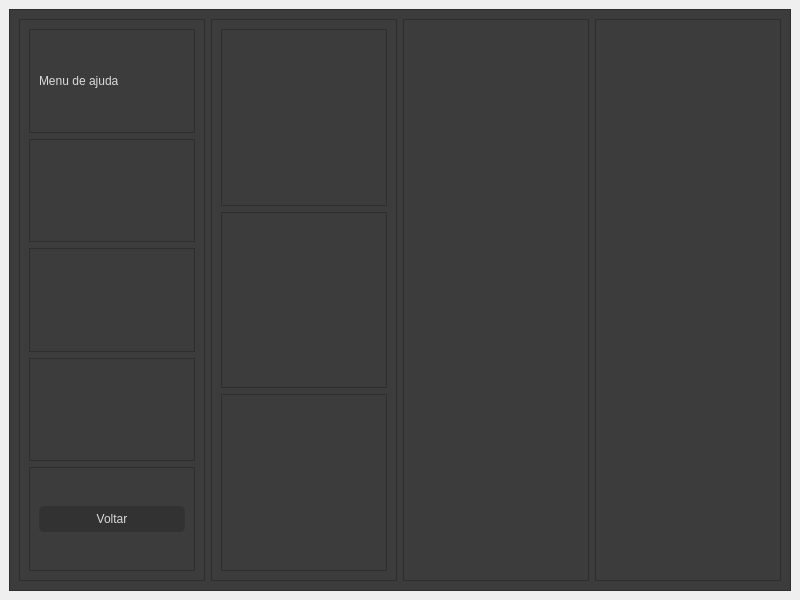
<?xml version="1.0" encoding="UTF-8"?>
<ui version="4.0">
 <class>tela_ajuda</class>
 <widget class="QMainWindow" name="tela_ajuda">
  <property name="geometry">
   <rect>
    <x>0</x>
    <y>0</y>
    <width>800</width>
    <height>600</height>
   </rect>
  </property>
  <property name="windowTitle">
   <string>Ajuda</string>
  </property>
  <widget class="QWidget" name="centralwidget">
   <layout class="QVBoxLayout" name="verticalLayout">
    <item>
     <widget class="QFrame" name="frame">
      <property name="styleSheet">
       <string notr="true">font: 12pt &quot;MS Shell Dlg 2&quot;;
color: rgb(218, 218, 218);
background-color: rgb(60, 60, 60);</string>
      </property>
      <property name="frameShape">
       <enum>QFrame::StyledPanel</enum>
      </property>
      <property name="frameShadow">
       <enum>QFrame::Raised</enum>
      </property>
      <layout class="QHBoxLayout" name="horizontalLayout">
       <item>
        <widget class="QFrame" name="frame_2">
         <property name="frameShape">
          <enum>QFrame::StyledPanel</enum>
         </property>
         <property name="frameShadow">
          <enum>QFrame::Raised</enum>
         </property>
         <layout class="QVBoxLayout" name="verticalLayout_4">
          <item>
           <widget class="QFrame" name="frame_10">
            <property name="frameShape">
             <enum>QFrame::StyledPanel</enum>
            </property>
            <property name="frameShadow">
             <enum>QFrame::Raised</enum>
            </property>
            <layout class="QVBoxLayout" name="verticalLayout_5">
             <item>
              <widget class="QLabel" name="label_3">
               <property name="text">
                <string>Menu de ajuda</string>
               </property>
              </widget>
             </item>
            </layout>
           </widget>
          </item>
          <item>
           <widget class="QFrame" name="frame_13">
            <property name="frameShape">
             <enum>QFrame::StyledPanel</enum>
            </property>
            <property name="frameShadow">
             <enum>QFrame::Raised</enum>
            </property>
           </widget>
          </item>
          <item>
           <widget class="QFrame" name="frame_8">
            <property name="frameShape">
             <enum>QFrame::StyledPanel</enum>
            </property>
            <property name="frameShadow">
             <enum>QFrame::Raised</enum>
            </property>
           </widget>
          </item>
          <item>
           <widget class="QFrame" name="frame_11">
            <property name="frameShape">
             <enum>QFrame::StyledPanel</enum>
            </property>
            <property name="frameShadow">
             <enum>QFrame::Raised</enum>
            </property>
           </widget>
          </item>
          <item>
           <widget class="QFrame" name="frame_12">
            <property name="frameShape">
             <enum>QFrame::StyledPanel</enum>
            </property>
            <property name="frameShadow">
             <enum>QFrame::Raised</enum>
            </property>
            <layout class="QVBoxLayout" name="verticalLayout_6">
             <item>
              <widget class="QPushButton" name="pushButton">
               <property name="styleSheet">
                <string notr="true">QPushButton {
    font: 15pt &quot;MS Shell Dlg 2&quot;;
    color: rgb(218, 218, 218);
    background-color: rgb(50, 50, 50);
    border-style: outset;
    border-width: 0px;
    border-color: beige;
    border-radius: 5px;
    padding: 6px;
}

QPushButton:hover {
    background-color: rgb(88, 88, 88); /* Cor de fundo quando o botão é destacado */
}

QPushButton:pressed {
    background-color: rgb(40, 40, 40); /* Cor de fundo quando o botão é pressionado */
}
</string>
               </property>
               <property name="text">
                <string>Voltar</string>
               </property>
              </widget>
             </item>
            </layout>
           </widget>
          </item>
         </layout>
        </widget>
       </item>
       <item>
        <widget class="QFrame" name="frame_3">
         <property name="frameShape">
          <enum>QFrame::StyledPanel</enum>
         </property>
         <property name="frameShadow">
          <enum>QFrame::Raised</enum>
         </property>
         <layout class="QVBoxLayout" name="verticalLayout_2">
          <item>
           <widget class="QFrame" name="frame_6">
            <property name="frameShape">
             <enum>QFrame::StyledPanel</enum>
            </property>
            <property name="frameShadow">
             <enum>QFrame::Raised</enum>
            </property>
            <layout class="QVBoxLayout" name="verticalLayout_3"/>
           </widget>
          </item>
          <item>
           <widget class="QFrame" name="frame_7">
            <property name="frameShape">
             <enum>QFrame::StyledPanel</enum>
            </property>
            <property name="frameShadow">
             <enum>QFrame::Raised</enum>
            </property>
           </widget>
          </item>
          <item>
           <widget class="QFrame" name="frame_9">
            <property name="frameShape">
             <enum>QFrame::StyledPanel</enum>
            </property>
            <property name="frameShadow">
             <enum>QFrame::Raised</enum>
            </property>
           </widget>
          </item>
         </layout>
        </widget>
       </item>
       <item>
        <widget class="QFrame" name="frame_4">
         <property name="frameShape">
          <enum>QFrame::StyledPanel</enum>
         </property>
         <property name="frameShadow">
          <enum>QFrame::Raised</enum>
         </property>
        </widget>
       </item>
       <item>
        <widget class="QFrame" name="frame_5">
         <property name="frameShape">
          <enum>QFrame::StyledPanel</enum>
         </property>
         <property name="frameShadow">
          <enum>QFrame::Raised</enum>
         </property>
        </widget>
       </item>
      </layout>
     </widget>
    </item>
   </layout>
  </widget>
 </widget>
 <resources/>
 <connections/>
</ui>
